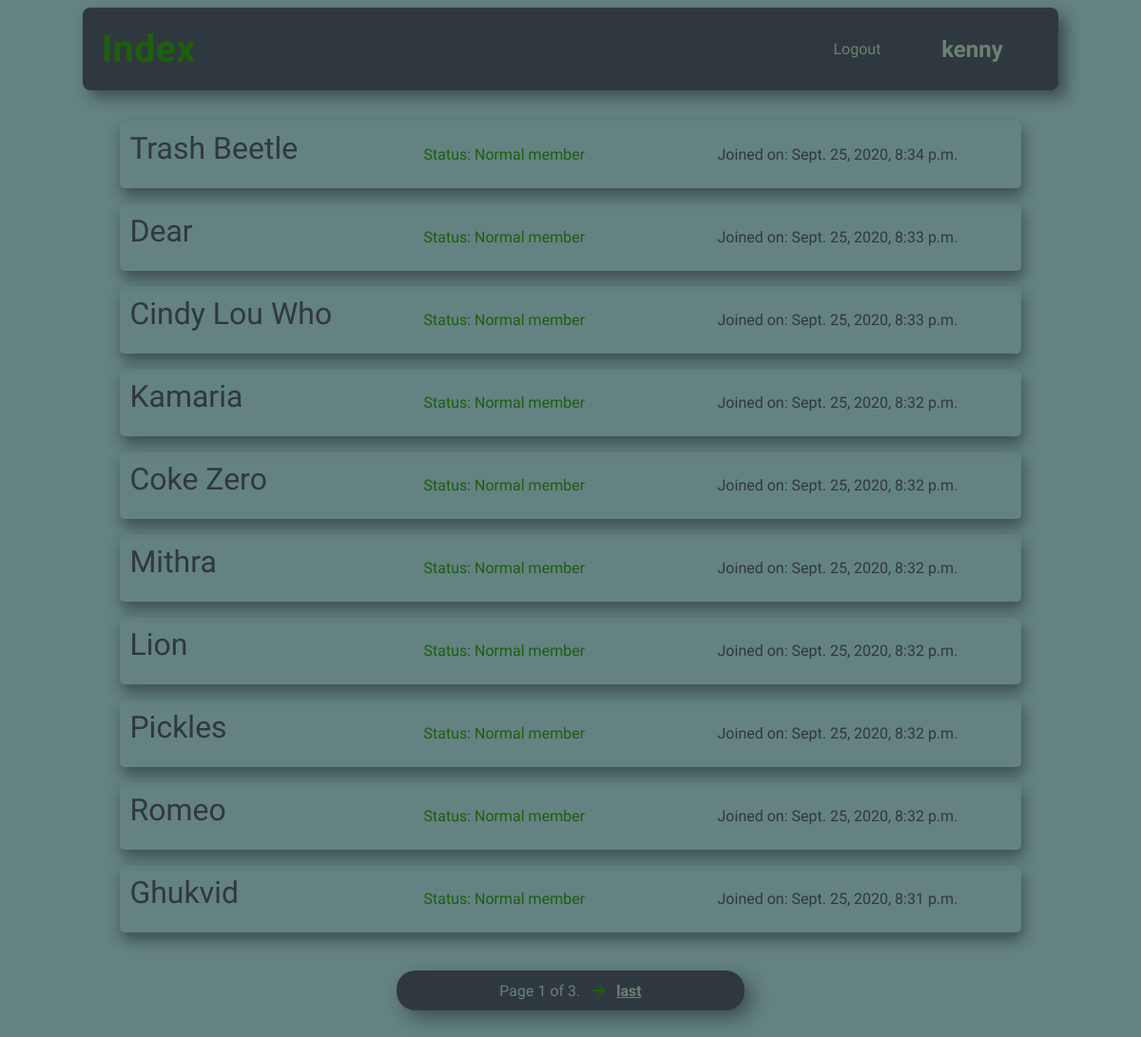
Before: /all-users/ (signed in) with the older database file.
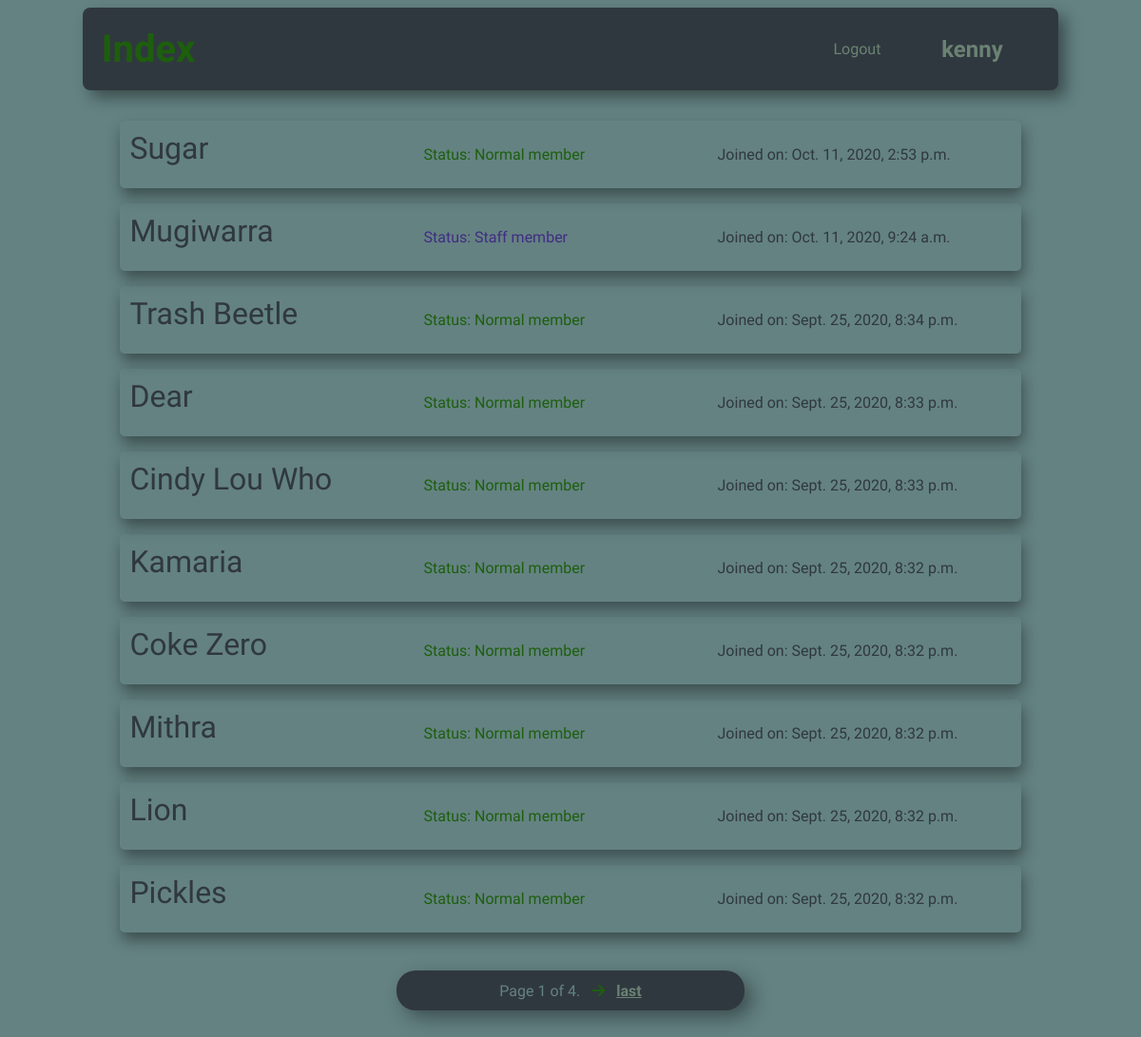
After: the same page with the newer database file.
### index/models.py (models this page shows, shortened)
class Person(User):
    class Meta:
        ordering = ['-date_joined']

### index/views.py (the view)
# urls.py: path('all-users/', AllUsers.as_view(), name='all_users'),
class AllUsers(LoginRequiredMixin, ListView):
    login_url = '/login/'
    redirect_field_name = 'user_login'
    model = Person
    template_name = 'index/users.html'
    paginate_by = 10
    def get_context_data(self, **kwargs):
        context = super().get_context_data(**kwargs)
        context['users'] = Person.objects.all()
        context['title'] = 'All Users'
        return context

### index/templates/index/users.html (shortened to what this page needs)
{%extends 'index/base.html'%}
{%block content%}
{%include 'index/navbar.html'%}
<section class="all-users">
    {%for user in page_obj%}
    <article>
        {%if request.user.is_staff%}
        <a href="{%url 'profile' user.id %}" class="username">{{user.username}}</a>
        {%else%}
        <span class="username" style="cursor: default;">{{user.username}}</span>
        {%endif%}
        {%if user.is_staff%}
        <p class="status-staff"><b>Status:</b> Staff member</p>
        {%else%}
        <p class="status-normal"><b>Status:</b> Normal member</p>
        {%endif%}
        <p><b>Joined on: </b>{{user.date_joined}}</p>
    </article>
    {%endfor%}
</section>
<div class="pagination">
    <span class="step-links">
        <span class="current">
            Page {{ page_obj.number }} of {{ page_obj.paginator.num_pages }}.
        </span>
        {% if page_obj.has_next %}
            <a href="?page={{ page_obj.next_page_number }}"><i class="fas fa-arrow-right"></i></a>
            <a href="?page={{ page_obj.paginator.num_pages }}" id="last">last</a>
        {% endif %}
    </span>
</div>
{%endblock content%}

### index/templates/index/base.html (shortened to what this page needs)
<!DOCTYPE html>
{%load static%}
<html lang="en">
<head>
    <link rel="stylesheet" href="{% static 'css/main.css' %}">
</head>
<body>
{%block content%}
{%endblock content%}
</body>
</html>

### index/templates/index/navbar.html (shortened to what this page needs)
<nav>
    <a href="{% url 'all_users'%}">Index</a>
    {% if user.is_authenticated %}
        <a id='nav-logout' href="{% url 'user_logout'%}">Logout</a>
        <a id='nav-username' href="{% url 'profile' user.id %}">{{user.username}}</a>
    {%else%}
        <a id='nav-login' href="{%url 'user_login' %}">Login</a>
    {%endif%}
</nav>

### index/static/css/main.css (style rules this page uses)
* { font-family: 'Palanquin Dark', sans-serif; font-weight: 300; }
:root { --bg-color:rgb(100, 130, 130); --text-color1:rgb(48, 56, 63); --text-color2:rgb(29, 95, 13); --shadow-color:rgba(196, 243, 196, 0.4); --placeholder-color:rgb(88, 139, 94); --special-color:rgba(56, 24, 131, 0.8); --alert-success:rgb(25, 117, 13); --alert-warning:rgb(255, 130, 13); --alert-info:rgb(10, 127, 223); }
body { background-color: var(--bg-color); color: var(--text-color1); overflow-x: hidden; }
article { box-shadow: -10px -10px 20px var(--shadow-color), 8px 8px 20px rgba(0, 0, 0, .2); min-width: 350px; border-radius: 20px; padding: 10px; word-wrap: break-word; position: relative; }
article p.status-normal { color: var(--text-color2); }
article p.status-staff { color: var(--special-color); }
.all-users { grid-gap:10px; width: 80%; margin: 10px auto; }
.all-users article { display: grid; grid-template-columns: repeat(6,1fr); max-height: 5rem; border-radius: 5px; box-shadow: 2px 8px 15px rgba(0, 0, 0, .4); margin-bottom: 1rem; }
.all-users article .username { font-size: 2rem; grid-column: 1/3; font-family: 'Fredoka One', cursive; color: var(--text-color1); text-decoration: none; transition: .4s; }
.all-users article p { grid-column: 3/5; }
.all-users article p:last-child { grid-column: 5/7; }
.pagination { text-align: center; margin: 40px auto 80px auto; background-color:var(--text-color1); padding: 5px; box-shadow:8px 8px 20px rgba(0, 0, 0, .4) ; width: 30%; border-radius: 20px; color: var(--bg-color); }
.pagination .fas { color: var(--text-color2); padding: 8px; transition: .4s; }
.pagination #first, .pagination #last { color: var(--shadow-color); font-weight: bold; }
nav { width: 85%; box-shadow: 8px 8px 16px rgba(0, 0, 0, .4); border-radius: 8px; padding: 10px; margin: 0px auto 2rem; display: grid; grid-template-columns: repeat(12,1fr); background-color: var(--text-color1); }
nav a { text-decoration: none; align-self: center; color: var(--shadow-color); text-align: center; }
nav a:first-child { font-size: 2.5rem; color: var(--text-color2); font-weight: bold; padding: 10px; }
#nav-username, #nav-login { grid-column: 11/13; }
#nav-username { font-weight: bold; font-size: 1.5rem; }
#nav-logout { grid-column: 10/11; }

Changed rows visible on the page:
no longer on this page (row unchanged): Person: username "Romeo", shows "Status:", date_joined "Sept. 25, 2020, 8:32 p.m."
no longer on this page (row unchanged): Person: username "Ghukvid", shows "Status:", date_joined "Sept. 25, 2020, 8:31 p.m."
added Person: username "Sugar", shows "Status:", date_joined "Oct. 11, 2020, 2:53 p.m."
added Person: username "Mugiwarra", shows "Status:", date_joined "Oct. 11, 2020, 9:24 a.m."
Other visible differences:
{{ page_obj.paginator.num_pages }}: "3" → "4"
